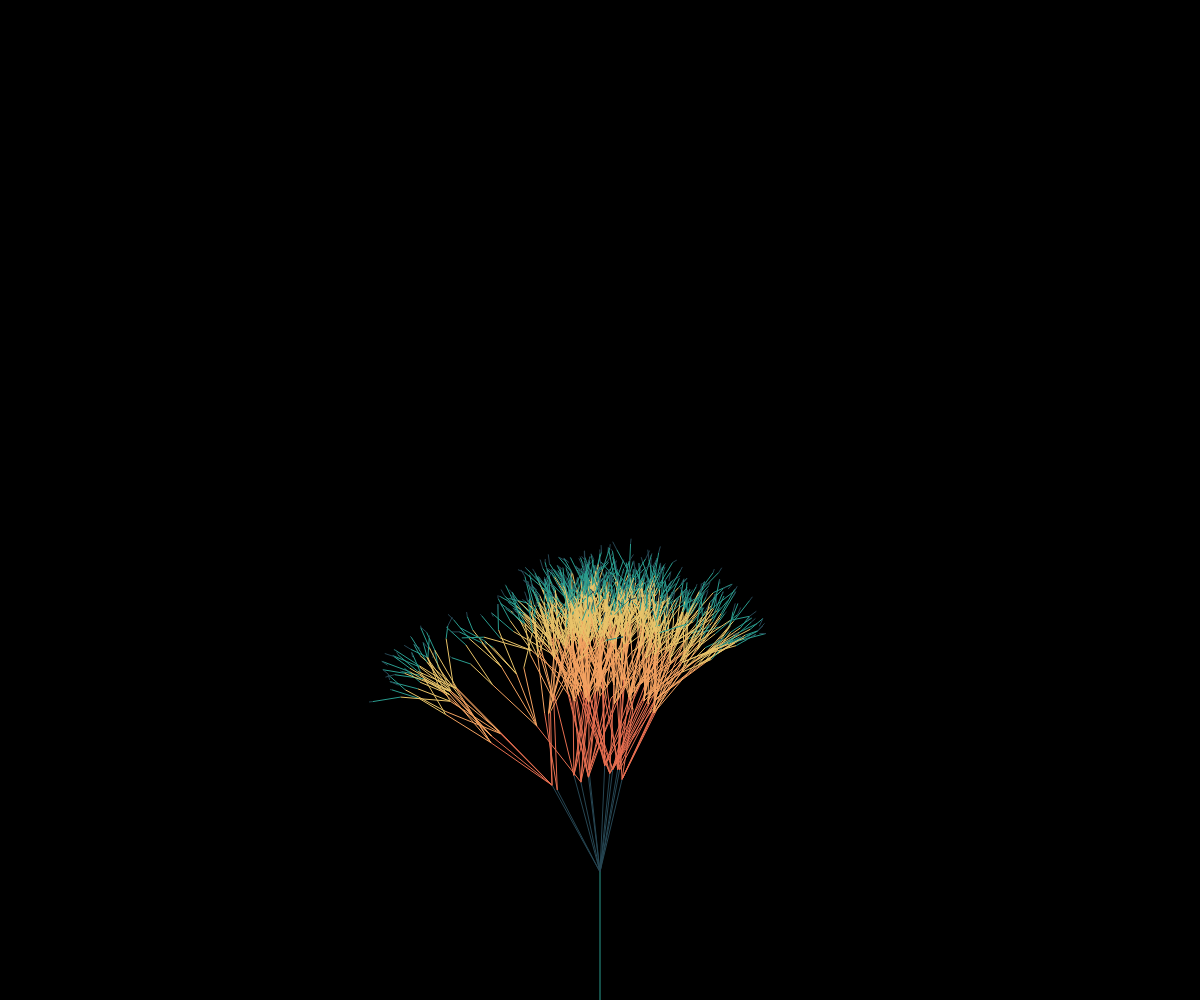
Frame 1 (no input)
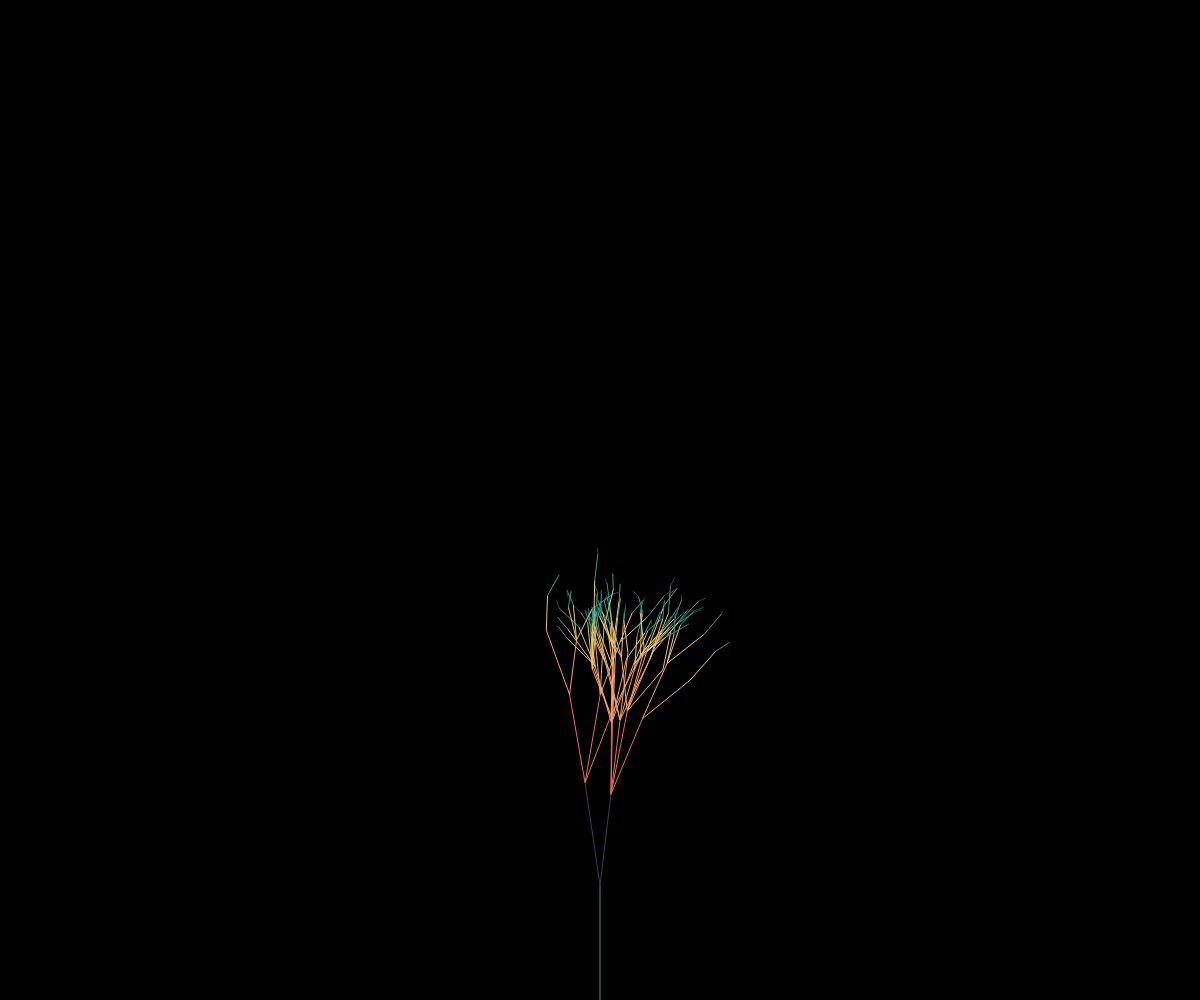
Frame 2 (the mouse pressed at the canvas centre, redrawn once)

The p5.js sketch that drew these frames (run headless with seeded random() and noise() and a simulated clock; the mouse was pressed at the canvas centre and the sketch redrawn once):

// p5.js sketch
// ── sketch.js
let canvas, 
	canvasSize,
	start,
	tree,
    angleVariance,
    lengthVariance,
    nSubtrees;

let colors = ['#264653','#2a9d8f','#e9c46a','#f4a261','#e76f51'];

function setup() {
	canvas = createCanvas(windowWidth, windowHeight);
  
    button = createButton('New Tree');
	button.id('newtreebtn')   
    button.mousePressed(() => {
      redraw();
    });

	slider = createSlider(1, 8, 6, 1);
	slider.id('depthslider');
	slider.input(redraw);
  
    // Tree parameters
    angleVariance = HALF_PI/3;
    lengthVariance = 10;
	lengthMultiplier = 20;
}

function draw() {
	noLoop();

	let depth = slider.value();

	background(0);
	start = [width/2, height];
    drawTree(depth, start, HALF_PI*3);
}

function windowResized() {
	resizeCanvas(windowWidth, windowHeight);
	redraw();
}

function drawTree(n, startPoint, angle) {
    
    let color = colors[n%colors.length]
    stroke(color)
    strokeCap(SQUARE)
	//strokeWeight(n*(n-2)+1)

    let length = n*lengthMultiplier + (2*Math.random() - 1)*lengthVariance;
  
    // draw trunk
    
    let relativeNewX = length * cos(angle);
    let relativeNewY = length * sin(angle);
  
	let endPoint = [
		startPoint[0] + relativeNewX, 
		startPoint[1] + relativeNewY,
	];
  
	line(...startPoint, ...endPoint);

	// draw branches
	const nSubtrees = getRandomInt(1, floor(n**2/3));

	if (n != 0) {
		for (let i=0; i < nSubtrees; i++) {
            const newAngle = angle + (2*Math.random() - 1)*angleVariance;
			drawTree(n - 1, endPoint, newAngle);
		}
	}
}

function getRandomInt(min,max) {
	min = Math.ceil(min);
    max = Math.floor(max);
    return Math.floor(Math.random() * (max - min + 1)) + min;
}
// ── style.css
html, body {
    background: black;
}
body {
    margin: 0;
    padding: 0;
}
canvas {
    margin: auto;
}

#newtreebtn {
    position: fixed;
    top: 0;
    left: 0;
    padding: 5px;
    margin: 10px;
    background-color: #333;
    color: white;
    outline: none;
    border: solid 1px white;
    border-radius: 3px;
}

#depthslider {
    position: fixed;
    top: 100px;
    left: 0;
}
